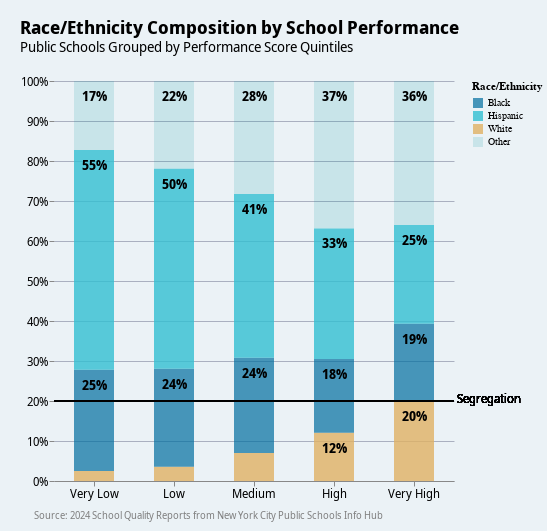

Notebook cell for this chart:
### Code cell
# Add the text annotation
text_layer = alt.Chart(df_long).mark_text(align='center', baseline='top', dy=10, font="Noto Sans Display", fontWeight=600, fontSize=13).encode(
    x=alt.X("Performance Score Group:N", sort=x_sort),
    y=alt.Y("value:Q").stack('normalize'),
    text=alt.condition(alt.datum.value >= 0.1, alt.Text("value:Q", format=".0%"), alt.value("")),
    order=alt.Order('y_sort:O', sort='ascending'),
    detail='Race/Ethnicity:N'
)


# Add a text annotation as the data source
source_text = alt.Chart(pd.DataFrame({'text': ["Source: 2024 School Quality Reports from New York City Public Schools Info Hub"]})).mark_text(
    align='left',
    baseline='top',
    color='gray',
    font= "Noto Sans Display",
    fontWeight = 400,
    fontSize=10
).encode(
    x=alt.value(-20),  # Align left
    y=alt.value(430),  # Position near bottom of chart
    text='text'
)

rule = alt.Chart().mark_rule().encode(y=alt.Y(datum=0.2))
label = rule.mark_text(
    align='center',
    baseline='bottom',
    dx=235,
    dy=5,
    fontSize=12,
    fontWeight=200,
    font="Noto Sans Display"
).encode(
    text=alt.value("Segregation")
)

# Combine the chart with the source text
final_chart = chart + text_layer + source_text + rule + label

# Display the chart
final_chart

### Figure 1 — Vega-Lite specification as saved in the notebook (floating-point values rounded to 4 significant figures)
{"config": {"title": {"anchor": "start", "font": "Noto Sans Display", "fontWeight": 700, "fontSize": 18, "subtitleFontSize": 16, "subtitleFont": "Noto Sans Display", "offset": 20}, "axisX": {"titleFontSize": 14, "labelFontSize": 12, "grid": false, "labelFont": "Noto Sans Display"}, "axisY": {"domain": false, "titleFontSize": 14, "titleAngle": 0, "titleBaseline": "bottom", "titleAnchor": "start", "labelFontSize": 12, "grid": true, "gridColor": "#aab0c0", "gridWidth": 1, "labelFont": "Noto Sans Display"}, "axis": {"labelFont": "Noto Sans Display", "titleFont": "Noto Sans Display", "titleFontSize": 14, "labelFontSize": 12}, "background": "#EBF2f6", "view": {"fill": "#EBF2f6", "stroke": null, "padding": {"left": 5, "top": 10, "right": 5, "bottom": 10}}, "range": {"category": ["#006EA0", "#32C0D2", "#E0B265", "#00969F", "#973C4C", "#AC8B96"], "ramp": ["#fef0d9", "#fdcc8a", "#fc8d59", "#e34a33", "#b30000"], "diverging": ["#006ea0", "#4d9abd", "#99c5d9", "#ffffff", "#e3c2b3", "#c68466", "#a03200"]}, "area": {}, "line": {}, "point": {}, "text": {"fontSize": 12}, "bar": {"binSpacing": 1, "size": 25}, "facet": {"titleFontSize": 14}, "notes": {"fontSize": 10}, "sources": {"fontSize": 10}}, "padding": {"left": 20, "top": 20, "right": 5, "bottom": 10}, "layer": [{"mark": {"type": "bar", "size": 40}, "encoding": {"color": {"field": "Race/Ethnicity", "scale": {"domain": ["Black", "Hispanic", "White", "Other"], "range": ["rgb(0,110,160,0.7)", "rgb(50,192,210, 0.8)", "rgb(224,178,101, 0.8)", "rgb(0,150,159,0.15)"]}, "title": "Race/Ethnicity", "type": "nominal"}, "order": {"field": "y_sort", "sort": "ascending", "type": "ordinal"}, "x": {"axis": {"labelAngle": 0, "labelFont": "Noto Sans Display", "titleFontSize": 14, "titlePadding": 1}, "field": "Performance Score Group", "sort": ["Very Low", "Low", "Medium", "High", "Very High"], "title": null, "type": "nominal"}, "y": {"axis": {"labelAngle": 0}, "field": "value", "stack": "zero", "title": null, "type": "quantitative"}}, "title": {"text": "Race/Ethnicity Composition by School Performance", "subtitle": "Public Schools Grouped by Performance Score Quintiles", "subtitleFontSize": 14}}, {"mark": {"type": "text", "align": "center", "baseline": "top", "dy": 10, "font": "Noto Sans Display", "fontSize": 13, "fontWeight": 600}, "encoding": {"detail": {"field": "Race/Ethnicity", "type": "nominal"}, "order": {"field": "y_sort", "sort": "ascending", "type": "ordinal"}, "text": {"condition": {"test": "(datum.value >= 0.1)", "field": "value", "format": ".0%", "type": "quantitative"}, "value": ""}, "x": {"field": "Performance Score Group", "sort": ["Very Low", "Low", "Medium", "High", "Very High"], "type": "nominal"}, "y": {"field": "value", "stack": "normalize", "type": "quantitative"}}}, {"data": {"name": "data-041bac5a5ba55c0efdd7c091f59965f4"}, "mark": {"type": "text", "align": "left", "baseline": "top", "color": "gray", "font": "Noto Sans Display", "fontSize": 10, "fontWeight": 400}, "encoding": {"text": {"field": "text", "type": "nominal"}, "x": {"value": -20}, "y": {"value": 430}}}, {"mark": {"type": "rule"}, "encoding": {"y": {"datum": 0.2}}}, {"mark": {"type": "text", "align": "center", "baseline": "bottom", "dx": 235, "dy": 5, "font": "Noto Sans Display", "fontSize": 12, "fontWeight": 200}, "encoding": {"text": {"value": "Segregation"}, "y": {"datum": 0.2}}}], "data": {"name": "data-97793c3649dd49f2667906bce9f5276d"}, "height": 400, "width": 400, "$schema": "https://vega.github.io/schema/vega-lite/v5.20.1.json", "datasets": {"data-97793c3649dd49f2667906bce9f5276d": [{"Performance Score Group": "Very Low", "Race/Ethnicity": "White", "value": 0.02516, "y_sort": 0}, {"Performance Score Group": "Low", "Race/Ethnicity": "White", "value": 0.03582, "y_sort": 0}, {"Performance Score Group": "Medium", "Race/Ethnicity": "White", "value": 0.06986, "y_sort": 0}, {"Performance Score Group": "High", "Race/Ethnicity": "White", "value": 0.1205, "y_sort": 0}, {"Performance Score Group": "Very High", "Race/Ethnicity": "White", "value": 0.2003, "y_sort": 0}, {"Performance Score Group": "Very Low", "Race/Ethnicity": "Black", "value": 0.2529, "y_sort": 1}, {"Performance Score Group": "Low", "Race/Ethnicity": "Black", "value": 0.2449, "y_sort": 1}, {"Performance Score Group": "Medium", "Race/Ethnicity": "Black", "value": 0.2383, "y_sort": 1}, {"Performance Score Group": "High", "Race/Ethnicity": "Black", "value": 0.1845, "y_sort": 1}, {"Performance Score Group": "Very High", "Race/Ethnicity": "Black", "value": 0.1929, "y_sort": 1}, {"Performance Score Group": "Very Low", "Race/Ethnicity": "Hispanic", "value": 0.5492, "y_sort": 2}, {"Performance Score Group": "Low", "Race/Ethnicity": "Hispanic", "value": 0.4996, "y_sort": 2}, {"Performance Score Group": "Medium", "Race/Ethnicity": "Hispanic", "value": 0.4096, "y_sort": 2}, {"Performance Score Group": "High", "Race/Ethnicity": "Hispanic", "value": 0.3262, "y_sort": 2}, {"Performance Score Group": "Very High", "Race/Ethnicity": "Hispanic", "value": 0.2466, "y_sort": 2}, {"Performance Score Group": "Very Low", "Race/Ethnicity": "Other", "value": 0.1728, "y_sort": 3}, {"Performance Score Group": "Low", "Race/Ethnicity": "Other", "value": 0.2197, "y_sort": 3}, {"Performance Score Group": "Medium", "Race/Ethnicity": "Other", "value": 0.2823, "y_sort": 3}, {"Performance Score Group": "High", "Race/Ethnicity": "Other", "value": 0.3687, "y_sort": 3}, {"Performance Score Group": "Very High", "Race/Ethnicity": "Other", "value": 0.3602, "y_sort": 3}], "data-041bac5a5ba55c0efdd7c091f59965f4": [{"text": "Source: 2024 School Quality Reports from New York City Public Schools Info Hub"}]}}
